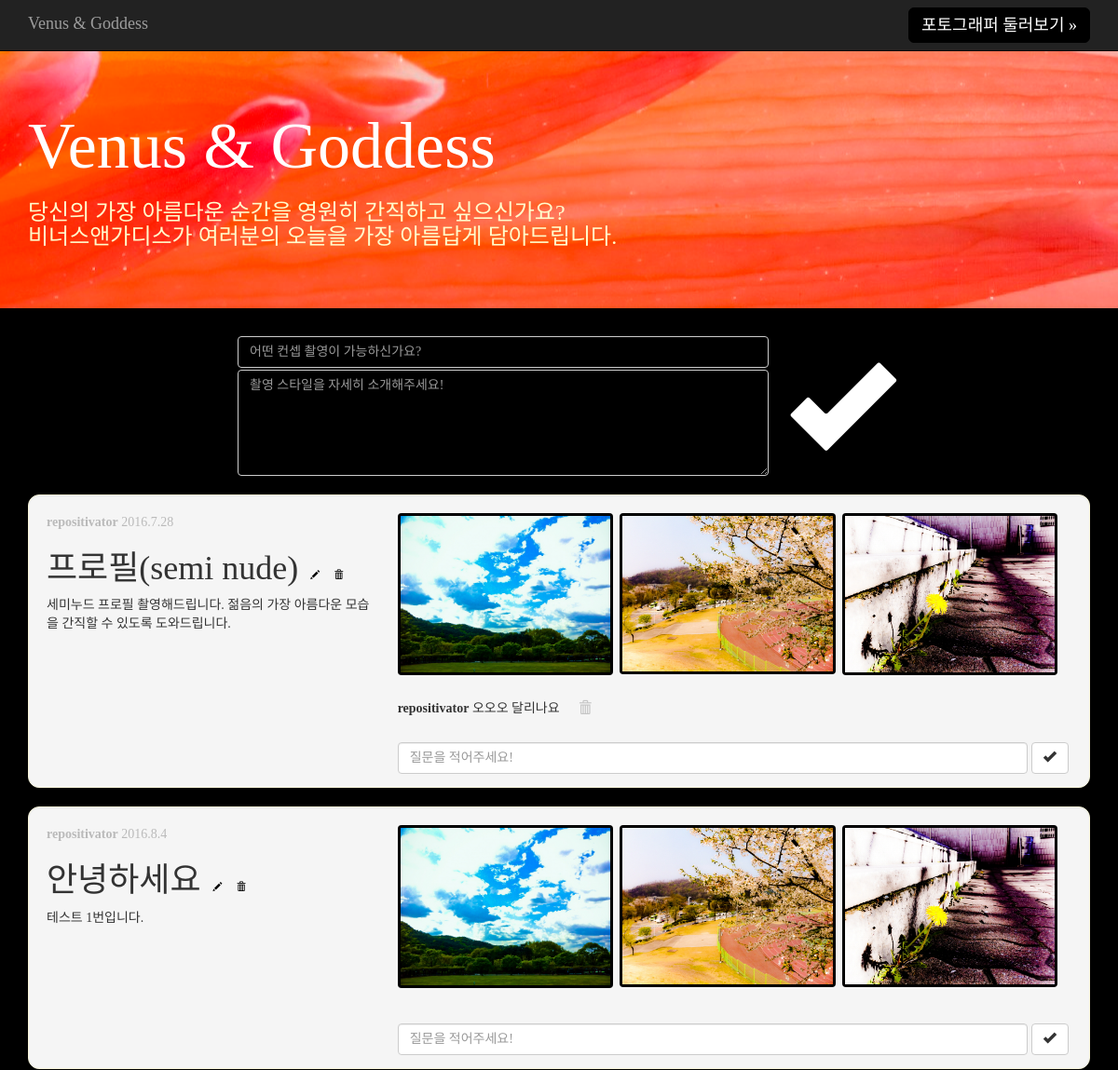
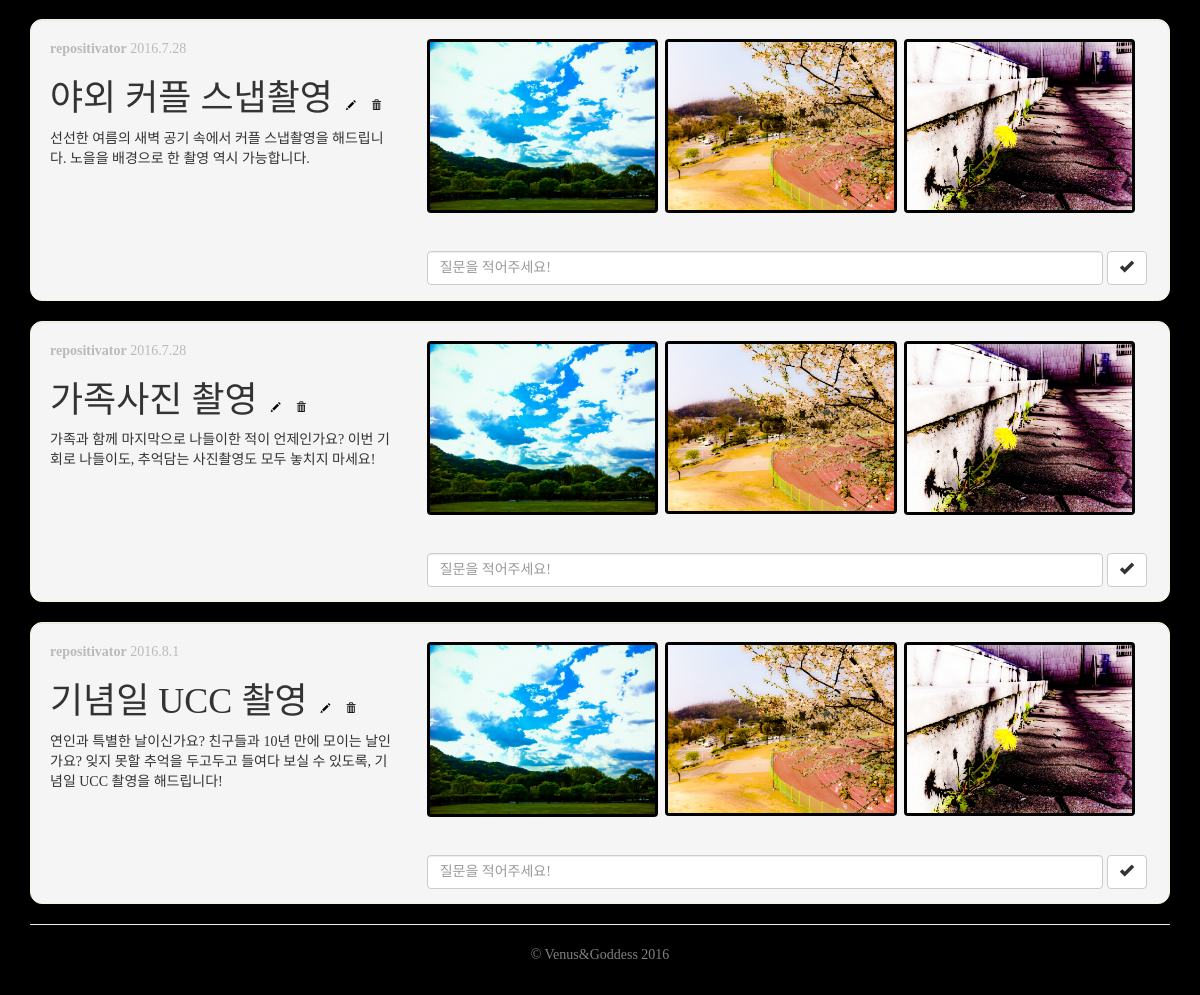
The app's page / (signed in) with its own data (2 pictures, top to bottom).
### blog/models.py (models this page shows, shortened)
class Post(models.Model):
    author = models.ForeignKey('auth.User')
    title = models.CharField(max_length=200)
    text = models.TextField(null=False)
    created_date = models.DateTimeField(default=timezone.now)
    published_date = models.DateTimeField(blank=True, null=True)

class Comment(models.Model):
    post = models.ForeignKey('blog.Post', related_name='comments')
    author = models.ForeignKey('auth.User')
    text = models.TextField()
    created_date = models.DateTimeField(default=timezone.now)

### blog/views.py (the view)
# urls.py: url(r'^$', views.index, name = 'index'),
def index(request):
    posts = Post.objects.all().order_by('-published_date') # old items first, negative sorting
    user = request.user
    context = {'posts': posts, 'current_user': user,}
    return render(request, 'blog/index.html', context)

### blog/templates/blog/index.html (shortened to what this page needs)
{% extends "blog/base.html" %}
{% block content %}
<div class="jumbotron" style="background-image: url('/static/blog/images/bgimage.jpg'); background-position: right;}">
  <div class="container">
    <h1 style="color: white; font-size: 70px;">Venus & Goddess<h1>
    <p style="color: #fffccc; font-family: 'Hanna', serif; font-size: 24px;">당신의 가장 아름다운 순간을 영원히 간직하고 싶으신가요?<br>
    비너스앤가디스가 여러분의 오늘을 가장 아름답게 담아드립니다.</p>
  </div>
</div>
<div class = "container" style="width:60%;">
    <form style = "margin-bottom: 20px;" action="{% url 'write' %}" method="POST" name="myForm">
      <div class ="row">
        <div class="col-md-10">
          <input class="form-control" type ="text" id="title" name="title" placeholder="어떤 컨셉 촬영이 가능하신가요?"  style="margin-bottom: 2px; background-color: black; color: white;" required >
          <textarea class="form-control" id="content" rows=5  name="text" placeholder="촬영 스타일을 자세히 소개해주세요!" style="background-color: black; color: white;" required ></textarea>
        </div>
        <div class="col-md-2">
          <button class="btn btn-warning btn-register" type="submit" style="margin-top: 5px;background-color: black; padding: 14px; margin-left: -25px; margin-top: auto;">
            <span class="glyphicon glyphicon-ok" style="font-size: 8em;"></span>
          </button>
        </div>
      </div>
    </form>
  </div>
<div class = "container">
    {% for post in posts %}
    <div class = "well" style="font-family:'Hanna', serif; padding-bottom: 0px; border: 1px solid #f7f4d9; border-radius: 12px;">
        <div class = "row">
          <div class="col-md-4" style="overflow:hidden;">
            <p style="color:gray; opacity: 0.5; margin-bottom:0px;">
              <strong>{{post.author}}</strong> {{post.created_date.year}}.{{post.created_date.month}}.{{post.created_date.day}}
            </p>
            <h1 class = "post_title" style="float:left;">{{post.title}}</h1>
            <p>
              <a class="btn btn-default" href="{% url 'edit' pk=post.pk %}" role="button"
              style="border-color:whitesmoke; background-color:whitesmoke; padding: 4px 5px 0px 5px; font-size:0.7em; margin-top:35px; margin-left:2%;">
                <span class="glyphicon glyphicon-pencil well-glyp"></span>
              </a>
              <a class="btn btn-default" href="{% url 'delete' pk=post.pk %}" role="button"
              style="border-color:whitesmoke; background-color:whitesmoke; padding: 4px 5px 0px 5px; font-size:0.7em; margin-top:35px;">
                <span class="glyphicon glyphicon-trash well-glyp"></span>
              </a>
            </p>
            <p style="padding:0px; clear:both;">{{post.text}}</p>
          </div>
          <div class="col-md-8" style="overflow:hidden;">
            <a href="#" class="thumbnail" style="max-width: 32%; float:left; margin-right: 1%;">
              <img id="myImg" class="myImg" src="/static/blog/images/main_thum_1.jpg" alt="<span style='font-size:2em'>{{post.title}}</span> <br> {{post.text}}">
            </a>
            <a href="#" class="thumbnail" style="max-width: 32%; float:left; margin-right: 1%;">
              <img id="myImg" class="myImg" src="/static/blog/images/main_thum_2.jpg" alt="<span style='font-size:2em'>{{post.title}}</span> <br> {{post.text}}">
            </a>
            <a href="#" class="thumbnail" style="max-width: 32%; float:left; margin-right: 1%;">
              <img id="myImg" class="myImg" src="/static/blog/images/main_thum_3.jpg" alt="<span style='font-size:2em'>{{post.title}}</span> <br> {{post.text}}">
            </a>
            <div class= "reply_{{post.pk}}" style="clear:both;">
              {% for comment in post.comments.all %}
                <p style="margin: 0;">
                  <strong>{{comment.author}}</strong>
                  {{comment.text}}
                  {% if current_user == comment.author %}
                    <a href="{% url 'reply_delete' pk=comment.pk %}" role="button" style="margin-right:0.5%">
                      <button class="btn btn-default" style="margin-left: 0.5%; color: #c5c5c5; background-color: transparent; border-color: transparent; ">
                      <span class="glyphicon glyphicon-trash" style="font-size: 1em;"></span>
                      </button>
                    </a>
                  {% endif %}
                </p>
              {% endfor %}
            </div>
            <div style="margin-bottom: 2%; margin-top: 2.5%; clear:both;">
              <input type = "text" name="content" class="form-control" id="content_{{post.pk}}"  placeholder= "질문을 적어주세요!" style="width: 93.5%; float:left;" required>
              <button value = "{{post.pk}}" type="submit" class="btn btn-default reply_submit" style="margin-left: 0.5%">
                <span class="glyphicon glyphicon-ok" style="font-size: 1em;"></span>
              </button>
            </div>
          </div>
        </div>
    </div>
    {% endfor %}
  <hr>
  <footer>
    <p align="center" style="color: gray;">&copy; Venus&Goddess 2016</p>
  </footer>
</div>
{% endblock %}

### blog/static/blog/css/jumbotron.css (style rules this page uses)
body { padding-top: 50px; padding-bottom: 20px; }

### blog/static/blog/css/modal_image.css (style rules this page uses)
#myImg { cursor: pointer; }

### blog/templates/blog/base.html (style rules this page uses)
.btn-warning { border-color: black; }
.well-glyp { color: black; }
.well { background-color: whitesmoke; }
.thumbnail { padding: 3px; background-color: black; border: none; }

### records on screen
Post: author "repositivator", created_date.year "2016", created_date.month "7", created_date.day "28", title "프로필(semi nude)", text "세미누드 프로필 촬영해드립니다. 젊음의 가장 아름다운 모습을 간직할 수 있도록 도와드립니다.", {{ post.pk }} 2 (drawn)
Comment: author "repositivator", text "오오오 달리나요"
Post: author "repositivator", created_date.year "2016", created_date.month "8", created_date.day "4", title "안녕하세요", text "테스트 1번입니다.", {{ post.pk }} 5 (drawn)
Post: author "repositivator", created_date.year "2016", created_date.month "7", created_date.day "28", title "야외 커플 스냅촬영", text "선선한 여름의 새벽 공기 속에서 커플 스냅촬영을 해드립니다. 노을을 배경으로 한 촬영 역시 가능합니다.", {{ post.pk }} 1 (drawn)
Post: author "repositivator", created_date.year "2016", created_date.month "7", created_date.day "28", title "가족사진 촬영", text "가족과 함께 마지막으로 나들이한 적이 언제인가요? 이번 기회로 나들이도, 추억담는 사진촬영도 모두 놓치지 마세요!", {{ post.pk }} 3 (drawn)
Post: author "repositivator", created_date.year "2016", created_date.month "8", created_date.day "1", title "기념일 UCC 촬영", text "연인과 특별한 날이신가요? 친구들과 10년 만에 모이는 날인가요? 잊지 못할 추억을 두고두고 들여다 보실 수 있도록, 기념일 UCC 촬영을 해드립니다!", {{ post.pk }} 4 (drawn)
